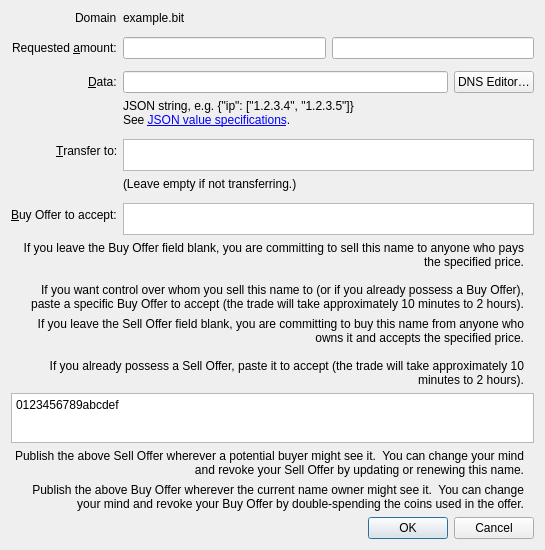
<?xml version="1.0" encoding="UTF-8"?>
<ui version="4.0">
 <class>TradeNameDialog</class>
 <widget class="QDialog" name="TradeNameDialog">
  <property name="geometry">
   <rect>
    <x>0</x>
    <y>0</y>
    <width>545</width>
    <height>550</height>
   </rect>
  </property>
  <property name="sizePolicy">
   <sizepolicy hsizetype="Preferred" vsizetype="Preferred">
    <horstretch>0</horstretch>
    <verstretch>0</verstretch>
   </sizepolicy>
  </property>
  <property name="windowTitle">
   <string>Trade Name</string>
  </property>
  <layout class="QVBoxLayout" name="verticalLayout">
   <item>
    <layout class="QFormLayout" name="formLayout">
     <property name="fieldGrowthPolicy">
      <enum>QFormLayout::AllNonFixedFieldsGrow</enum>
     </property>
     <property name="labelAlignment">
      <set>Qt::AlignRight|Qt::AlignTrailing|Qt::AlignVCenter</set>
     </property>
     <item row="1" column="0">
      <widget class="QLabel" name="labelNamespace">
       <property name="text">
        <string notr="true">Domain</string>
       </property>
      </widget>
     </item>
     <item row="1" column="1">
      <widget class="QLabel" name="labelName">
       <property name="text">
        <string notr="true">example.bit</string>
       </property>
       <property name="textFormat">
        <enum>Qt::PlainText</enum>
       </property>
      </widget>
     </item>
     <item row="2" column="1">
      <spacer name="verticalSpacer_2">
       <property name="orientation">
        <enum>Qt::Vertical</enum>
       </property>
       <property name="sizeHint" stdset="0">
        <size>
         <width>20</width>
         <height>16</height>
        </size>
       </property>
      </spacer>
     </item>
     
     <item row="4" column="0">
      <widget class="QLabel" name="amountLabel">
       <property name="text">
        <string>Requested &amp;amount:</string>
       </property>
       <property name="alignment">
        <set>Qt::AlignLeading|Qt::AlignLeft|Qt::AlignVCenter</set>
       </property>
       <property name="buddy">
        <cstring>amountEdit</cstring>
       </property>
      </widget>
     </item>
     <item row="5" column="1">
      <spacer name="verticalSpacerAmountData">
       <property name="orientation">
        <enum>Qt::Vertical</enum>
       </property>
       <property name="sizeHint" stdset="0">
        <size>
         <width>20</width>
         <height>16</height>
        </size>
       </property>
      </spacer>
     </item>
     <item row="6" column="0">
      <widget class="QLabel" name="dataLabel">
       <property name="text">
        <string>&amp;Data:</string>
       </property>
       <property name="alignment">
        <set>Qt::AlignLeading|Qt::AlignLeft|Qt::AlignVCenter</set>
       </property>
       <property name="buddy">
        <cstring>dataEdit</cstring>
       </property>
      </widget>
     </item>
     <item row="6" column="1">
      <layout class="QHBoxLayout" name="dataEditHorizontalLayout">
       <item>
        <widget class="QLineEdit" name="dataEdit">
         <property name="toolTip">
          <string>Enter JSON string that will be associated with the name</string>
         </property>
         <property name="maxLength">
          <number>520</number>
         </property>
        </widget>
       </item>
       <item>
        <widget class="QPushButton" name="btnDNSEditor">
         <property name="text">
          <string>DNS Editor&#8230;</string>
         </property>
        </widget>
       </item>
      </layout>
     </item>
     <item row="7" column="1">
      <widget class="QLabel" name="dataHintLabel">
       <property name="text">
        <string>JSON string, e.g. {&amp;quot;ip&amp;quot;: [&amp;quot;1.2.3.4&amp;quot;, &amp;quot;1.2.3.5&amp;quot;]}&lt;br&gt;See &lt;a href=&quot;https://github.com/namecoin/proposals&quot;&gt;JSON value specifications&lt;/a&gt;.</string>
       </property>
       <property name="openExternalLinks">
        <bool>true</bool>
       </property>
      </widget>
     </item>
     <item row="8" column="1">
      <spacer name="verticalSpacerDataTransferTo">
       <property name="orientation">
        <enum>Qt::Vertical</enum>
       </property>
       <property name="sizeHint" stdset="0">
        <size>
         <width>20</width>
         <height>16</height>
        </size>
       </property>
      </spacer>
     </item>
     <item row="9" column="0">
      <widget class="QLabel" name="labelTransferTo">
       <property name="text">
        <string>&amp;Transfer to:</string>
       </property>
       <property name="buddy">
        <cstring>transferTo</cstring>
       </property>
      </widget>
     </item>
     <item row="9" column="1">
      <layout class="QHBoxLayout" name="transferToLayout">
       <property name="spacing">
        <number>0</number>
       </property>
       <property name="sizeConstraint">
        <enum>QLayout::SetDefaultConstraint</enum>
       </property>
       <item>
        <widget class="QPayToEdit" name="transferTo">
        </widget>
       </item>
      </layout>
     </item>
     <item row="10" column="1">
      <widget class="QLabel" name="labelTransferToHint">
       <property name="text">
        <string>(Leave empty if not transferring.)</string>
       </property>
      </widget>
     </item>
     <item row="11" column="1">
      <spacer name="verticalSpacerTransferToOffer">
       <property name="orientation">
        <enum>Qt::Vertical</enum>
       </property>
       <property name="sizeHint" stdset="0">
        <size>
         <width>20</width>
         <height>16</height>
        </size>
       </property>
      </spacer>
     </item>
     <item row="12" column="0">
      <widget class="QLabel" name="labelOffer">
       <property name="text">
        <string>&amp;Buy Offer to accept:</string>
       </property>
       <property name="buddy">
        <cstring>inputOffer</cstring>
       </property>
      </widget>
     </item>
     <item row="12" column="1">
      <layout class="QHBoxLayout" name="offerLayout">
       <property name="spacing">
        <number>0</number>
       </property>
       <property name="sizeConstraint">
        <enum>QLayout::SetDefaultConstraint</enum>
       </property>
       <item>
        <widget class="QPlainTextEdit" name="inputOffer">
         <property name="maximumSize">
          <size>
           <width>16777215</width>
           <height>50</height>
          </size>
         </property>
        </widget>
       </item>
      </layout>
     </item>
     <!--
     <item row="13" column="1">
      <widget class="QLabel" name="labelOfferHint">
       <property name="text">
        <string>(Leave empty if creating a new offer.)</string>
       </property>
      </widget>
     </item>
     -->
     <item row="4" column="1">
      <layout class="QHBoxLayout" name="horizontalLayout_amountEdit">
       <item>
        <!-- TODO: class BTCAmountEdit -->
        <widget class="QLineEdit" name="amountEdit">
         <property name="toolTip">
          <string>Amount in NMC</string>
         </property>
        </widget>
       </item>
       <item>
        <!-- TODO: class AmountEdit -->
        <widget class="QLineEdit" name="fiatAmountEdit">
         <property name="toolTip">
          <string>Amount in fiat</string>
         </property>
        </widget>
       </item>
      </layout>
     </item>
    </layout>
   </item>
   <item>
    <widget class="QLabel" name="labelSubmitSellHint">
     <property name="text">
         <string notr="true">If you leave the Buy Offer field blank, you are committing to sell this name to anyone who pays the specified price.&lt;br&gt;&lt;br&gt;If you want control over whom you sell this name to (or if you already possess a Buy Offer), paste a specific Buy Offer to accept (the trade will take approximately 10 minutes to 2 hours).</string>
     </property>
     <property name="alignment">
      <set>Qt::AlignRight|Qt::AlignTrailing|Qt::AlignVCenter</set>
     </property>
     <property name="margin">
      <number>10</number>
     </property>
     <property name="indent">
      <number>10</number>
     </property>
     <property name="wordWrap">
      <bool>true</bool>
     </property>
    </widget>
   </item>
   <item>
    <widget class="QLabel" name="labelSubmitBuyHint">
     <property name="text">
         <string notr="true">If you leave the Sell Offer field blank, you are committing to buy this name from anyone who owns it and accepts the specified price.&lt;br&gt;&lt;br&gt;If you already possess a Sell Offer, paste it to accept (the trade will take approximately 10 minutes to 2 hours).</string>
     </property>
     <property name="alignment">
      <set>Qt::AlignRight|Qt::AlignTrailing|Qt::AlignVCenter</set>
     </property>
     <property name="margin">
      <number>10</number>
     </property>
     <property name="indent">
      <number>10</number>
     </property>
     <property name="wordWrap">
      <bool>true</bool>
     </property>
    </widget>
   </item>
   <item>
    <widget class="QPlainTextEdit" name="outputOffer">
     <property name="maximumSize">
      <size>
       <width>16777215</width>
       <height>50</height>
      </size>
     </property>
     <property name="plainText">
         <string>0123456789abcdef</string>
     </property>
     <property name="readOnly">
         <bool>true</bool>
     </property>
    </widget>
   </item>
   <item>
    <widget class="QLabel" name="labelOutputSellHint">
     <property name="text">
         <string notr="true">Publish the above Sell Offer wherever a potential buyer might see it.  You can change your mind and revoke your Sell Offer by updating or renewing this name.</string>
     </property>
     <property name="alignment">
      <set>Qt::AlignRight|Qt::AlignTrailing|Qt::AlignVCenter</set>
     </property>
     <property name="margin">
      <number>10</number>
     </property>
     <property name="indent">
      <number>10</number>
     </property>
     <property name="wordWrap">
      <bool>true</bool>
     </property>
    </widget>
   </item>
   <item>
    <widget class="QLabel" name="labelOutputBuyHint">
     <property name="text">
         <string notr="true">Publish the above Buy Offer wherever the current name owner might see it.  You can change your mind and revoke your Buy Offer by double-spending the coins used in the offer.</string>
     </property>
     <property name="alignment">
      <set>Qt::AlignRight|Qt::AlignTrailing|Qt::AlignVCenter</set>
     </property>
     <property name="margin">
      <number>10</number>
     </property>
     <property name="indent">
      <number>10</number>
     </property>
     <property name="wordWrap">
      <bool>true</bool>
     </property>
    </widget>
   </item>
   <item>
    <layout class="QHBoxLayout" name="horizontalLayout">
     <item>
      <spacer name="horizontalSpacer">
       <property name="orientation">
        <enum>Qt::Horizontal</enum>
       </property>
       <property name="sizeHint" stdset="0">
        <size>
         <width>40</width>
         <height>20</height>
        </size>
       </property>
      </spacer>
     </item>
     <item>
      <widget class="QDialogButtonBox" name="buttonBox">
       <property name="sizePolicy">
        <sizepolicy hsizetype="Maximum" vsizetype="Fixed">
         <horstretch>0</horstretch>
         <verstretch>0</verstretch>
        </sizepolicy>
       </property>
       <property name="orientation">
        <enum>Qt::Horizontal</enum>
       </property>
       <property name="standardButtons">
        <set>QDialogButtonBox::Cancel|QDialogButtonBox::Ok</set>
       </property>
      </widget>
     </item>
    </layout>
   </item>
  </layout>
 </widget>
 <customwidgets>
  <customwidget>
   <class>QPayToEdit</class>
   <extends>QPlainTextEdit</extends>
   <header>qpaytoedit.h</header>
  </customwidget>
 </customwidgets>
 <resources>
 </resources>
 <connections>
  <connection>
   <sender>buttonBox</sender>
   <signal>rejected()</signal>
   <receiver>TradeNameDialog</receiver>
   <slot>reject()</slot>
   <hints>
    <hint type="sourcelabel">
     <x>248</x>
     <y>254</y>
    </hint>
    <hint type="destinationlabel">
     <x>157</x>
     <y>274</y>
    </hint>
   </hints>
  </connection>
 </connections>
</ui>
